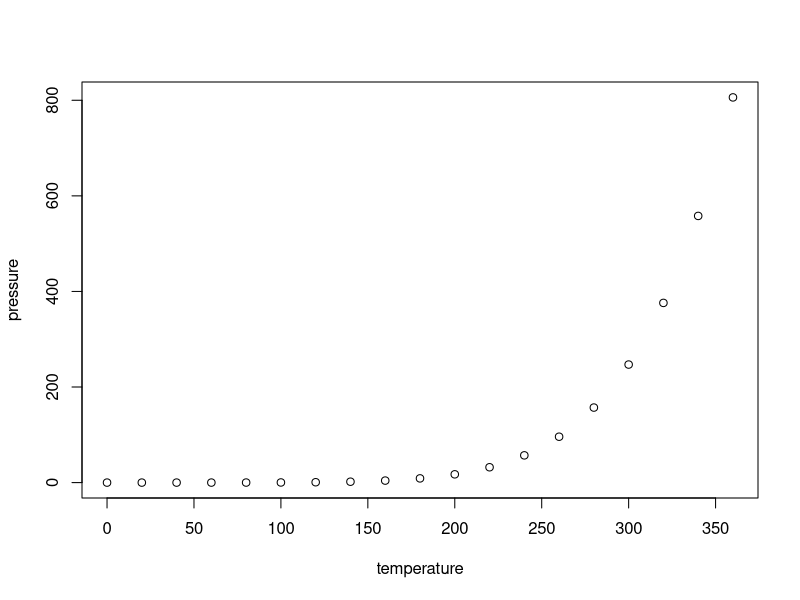
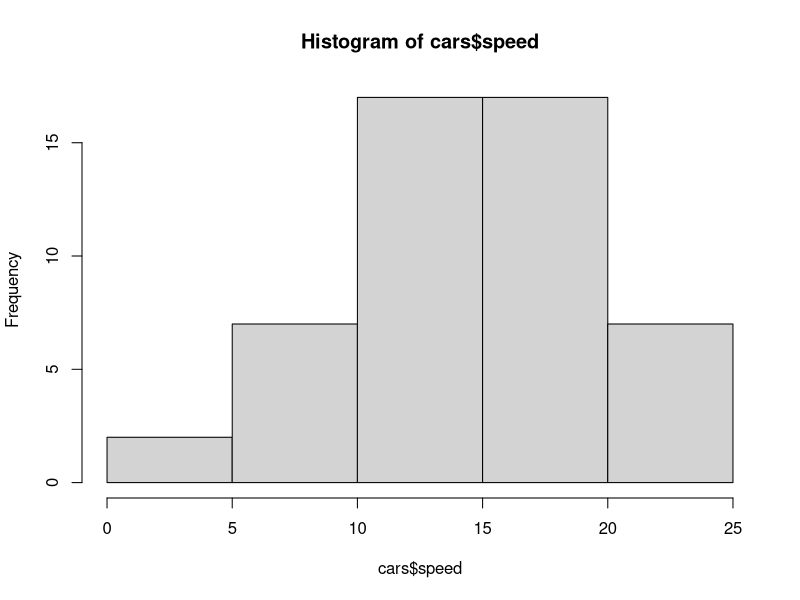

These figures' R source, in order:
## ---- chunk 1
knitr::opts_chunk$set(echo = TRUE)
## ---- chunk 2
summary(cars)
## ---- chunk 3
plot(pressure)
## ---- chunk 4
head(cars)
hist(cars$speed)
